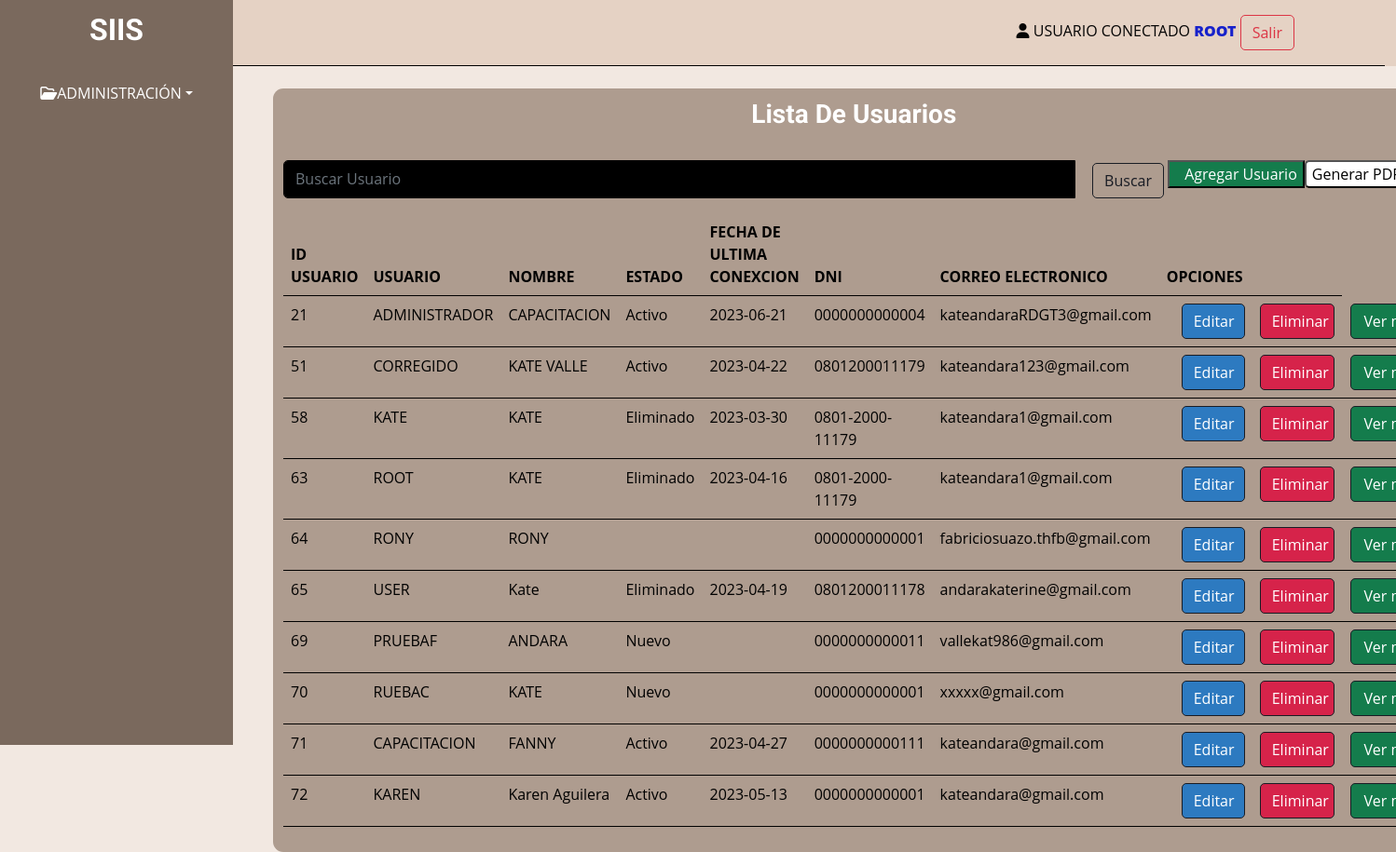
/Formularios/GestionUsuarios.php (signed in), run on the app's committed database.
### tables this page shows
CREATE TABLE `tbl_ms_usuarios` (
  `Id_Usuario` int NOT NULL AUTO_INCREMENT,
  `Id_Rol` int NOT NULL,
  `Id_Cargo` int NOT NULL,
  `Usuario` varchar(45) DEFAULT NULL,
  `Nombre` varchar(60) DEFAULT NULL,
  `Estado` varchar(45) DEFAULT NULL,
  `Contraseña` varchar(15) DEFAULT NULL,
  `Fecha_ultima_conexion` date DEFAULT NULL,
  `Preguntas_contestadas` int DEFAULT NULL,
  `Primer_ingreso` int DEFAULT NULL,
  `Fecha_vencimiento` date DEFAULT NULL,
  `DNI` varchar(16) DEFAULT NULL,
  `Correo_Electronico` varchar(45) DEFAULT NULL,
  `Creado_por` varchar(45) DEFAULT NULL,
  `Fecha_creacion` date DEFAULT NULL,
  `Modificado_por` varchar(45) DEFAULT NULL,
  `Fecha_modificacion` date DEFAULT NULL,
  PRIMARY KEY (`Id_Usuario`),
  KEY `fk_TBL_MS_USUARIOS_TBL_MS_ROLES1_idx` (`Id_Rol`),
  KEY `fk_TBL_MS_USUARIOS_TBL_CARGOS1_idx` (`Id_Cargo`),
  CONSTRAINT `FK_Id_Rol_TBL_MS_USUARIOS_TBL_MS_ROLES` FOREIGN KEY (`Id_Rol`) REFERENCES `tbl_ms_roles` (`Id_Rol`),
  CONSTRAINT `fk_TBL_MS_USUARIOS_TBL_CARGOS1` FOREIGN KEY (`Id_Cargo`) REFERENCES `tbl_cargos` (`Id_Cargo`)
);

### Formularios/GestionUsuarios.php (the view, shortened to what this page needs)
<?php
include '../components/header.components.php';
    include_once "../config/conexion2.php";
    if(isset($_GET["search"])){
      $sentencia = $conexion -> query("SELECT * from tbl_ms_usuarios WHERE usuario LIKE '%".$_GET["search"]."%' OR id_Usuario =  ".intval($_GET["search"])."");
    }else{
      $sentencia = $conexion -> query("SELECT * from tbl_ms_usuarios");
    }
    $usuario = $sentencia->fetchAll(PDO::FETCH_OBJ);
?>
<div class="col-md-12 cards-white" style="margin: 0 auto; width: 115%; max-width: none; margin-left: -20px;">
            <div class="row">
                <div class="col-12 text-center">
                    <h3>
                      Lista De Usuarios
                    </h3>
                </div>
            </div>
            <br>
     <form method="GET" action="GestionUsuarios.php">
      <div class="input-group mb-3">
          <input name="search" type="text"
          value="<?php
            echo isset($_GET["search"]) ? $_GET["search"] : ''
          ?>"
          class="form-control" placeholder="Buscar Usuario" aria-label="Buscar Usuario" aria-describedby="button-addon2">
          <div class="input-group-append" style="margin: 0 18px;">
            <button class="btn btn-outline-secondary" type="submit" id="button-addon2">Buscar</button>
            <button style="background-color:  #147c4c;"><a href="GestionUsuario.php" type="submit"  class="rounded" style="color: white; float: right; margin-left: 10px;">Agregar Usuario</a></button>
             <button class="rounded" style="background-color: #fff; color: dark; float: right;"  onclick="PDFProductoTerminadoMP('+MisItems[i].Id_Producto_Terminado_Mp +')">Generar PDF</button>
          </div>
        </div>
    </form>
<table class="table table-hover " style="color:black; width: 70rem;" >
                        <thead>
                            <tr>
                                <th scope="col">ID USUARIO</th>
                                <th scope="col">USUARIO</th>
                                <th scope="col">NOMBRE</th>
                                <th scope="col">ESTADO</th>
                                <th scope="col">FECHA DE ULTIMA CONEXCION</th>
                                <th scope="col">DNI</th>
                                <th scope="col">CORREO ELECTRONICO</th>
                                <th scope="col" colspan="3">OPCIONES</th>
                            </tr>
                        </thead>
                        <?php
                                foreach($usuario as $dato){
                         ?>
                         <tr>
                           <td scope="row"><?php echo $dato->Id_Usuario; ?></td>
                           <td><?php echo $dato->Usuario; ?></td>
                           <td><?php echo $dato->Nombre; ?></td>
                           <td><?php echo $dato->Estado; ?></td>
                           <td><?php echo $dato->Fecha_ultima_conexion; ?></td>
                           <td><?php echo $dato->DNI; ?></td>
                           <td><?php echo $dato->Correo_Electronico; ?></td>
                           <td>
                           <td><a class="btn btn-outline-secondary"  style="background-color: #2D7AC0; color: white; display: inline-block; width: 68px;" href="EditarUsuario.php?Id_Usuario=<?php echo $dato->Id_Usuario; ?>">Editar</a></td>
                           <td><a onclick="return confirm('Estas seguro de eliminar el usuario?');" class="btn btn-outline-secondary" style="background-color: #D6234A; color: white; display: inline-block; width: 80px;" href="../controller/DeleteUsuario.php?Id_Usuario=<?php echo $dato->Id_Usuario; ?>">Eliminar</a></td>
                           <td> <a onclick="showModal(
                            '<?php echo $dato->Id_Usuario; ?>',
                            '<?php echo $dato->Id_Rol; ?>',
                                '<?php echo $dato->Id_Cargo; ?>',
                                '<?php echo $dato->Usuario; ?>',
                                '<?php echo $dato->Nombre; ?>',
                                '<?php echo $dato->Estado; ?>',
                                '<?php echo $dato->Contraseña; ?>',
                                '<?php echo $dato->Fecha_ultima_conexion; ?>',
                                '<?php echo $dato->Preguntas_contestadas; ?>',
                                '<?php echo $dato->Primer_ingreso; ?>',
                                '<?php echo $dato->Fecha_vencimiento; ?>',
                                '<?php echo $dato->DNI; ?>',
                                '<?php echo $dato->Correo_Electronico; ?>',
                                '<?php echo $dato->Creado_por; ?>',
                                '<?php echo $dato->Fecha_creacion; ?>',
                                '<?php echo $dato->Modificado_por; ?>',
                                '<?php echo $dato->Fecha_modificacion; ?>'
                           )" class="btn btn-outline-secondary" style="background-color:  #147c4c; color: white; float: right; margin-left: 1px; width: 90px">Ver mas</a>
                           </td></td>
                         </tr>
              <?php }  if(!$usuario) { ?>
              <tr>
                <td style=" text-align: center; " colspan="8">No se encontraron registros</td>
              </tr>
              <?php }  ?>
<?php include '../components/footer.components.php' ?>

### CSS/styleF.css (style rules this page uses)
:root { --primary: #3616eb; --secondary: #191C24; --light: #6C7293; --dark: #000000; --prueba: #ae9c8f; }
.cards-white { background: #ae9c8f; padding: 11px; border-radius: 11px; }
body { background: #f2e8e1; }

### data on the page
tbl_ms_usuarios: Id_Usuario "21", Usuario "ADMINISTRADOR", Nombre "CAPACITACION", Estado "Activo", Fecha_ultima_conexion "2023-06-21", DNI "0000000000004", Correo_Electronico "kateandaraRDGT3@gmail.com"
tbl_ms_usuarios: Id_Usuario "51", Usuario "CORREGIDO", Nombre "KATE VALLE", Estado "Activo", Fecha_ultima_conexion "2023-04-22", DNI "0801200011179", Correo_Electronico "kateandara123@gmail.com"
tbl_ms_usuarios: Id_Usuario "58", Usuario "KATE", Nombre "KATE", Estado "Eliminado", Fecha_ultima_conexion "2023-03-30", DNI "0801-2000-11179", Correo_Electronico "kateandara1@gmail.com"
tbl_ms_usuarios: Id_Usuario "63", Usuario "ROOT", Nombre "KATE", Estado "Eliminado", Fecha_ultima_conexion "2023-04-16", DNI "0801-2000-11179", Correo_Electronico "kateandara1@gmail.com"
tbl_ms_usuarios: Id_Usuario "64", Usuario "RONY", Nombre "RONY", DNI "0000000000001", Correo_Electronico "fabriciosuazo.thfb@gmail.com"
tbl_ms_usuarios: Id_Usuario "65", Usuario "USER", Nombre "Kate", Estado "Eliminado", Fecha_ultima_conexion "2023-04-19", DNI "0801200011178", Correo_Electronico "andarakaterine@gmail.com"
tbl_ms_usuarios: Id_Usuario "69", Usuario "PRUEBAF", Nombre "ANDARA", Estado "Nuevo", DNI "0000000000011", Correo_Electronico "vallekat986@gmail.com"
tbl_ms_usuarios: Id_Usuario "70", Usuario "RUEBAC", Nombre "KATE", Estado "Nuevo", DNI "0000000000001", Correo_Electronico "xxxxx@gmail.com"
tbl_ms_usuarios: Id_Usuario "71", Usuario "CAPACITACION", Nombre "FANNY", Estado "Activo", Fecha_ultima_conexion "2023-04-27", DNI "0000000000111", Correo_Electronico "kateandara@gmail.com"
tbl_ms_usuarios: Id_Usuario "72", Usuario "KAREN", Nombre "Karen Aguilera", Estado "Activo", Fecha_ultima_conexion "2023-05-13", DNI "0000000000001", Correo_Electronico "kateandara@gmail.com"

### other printed values
$_SESSION['usuario'] "ROOT"
